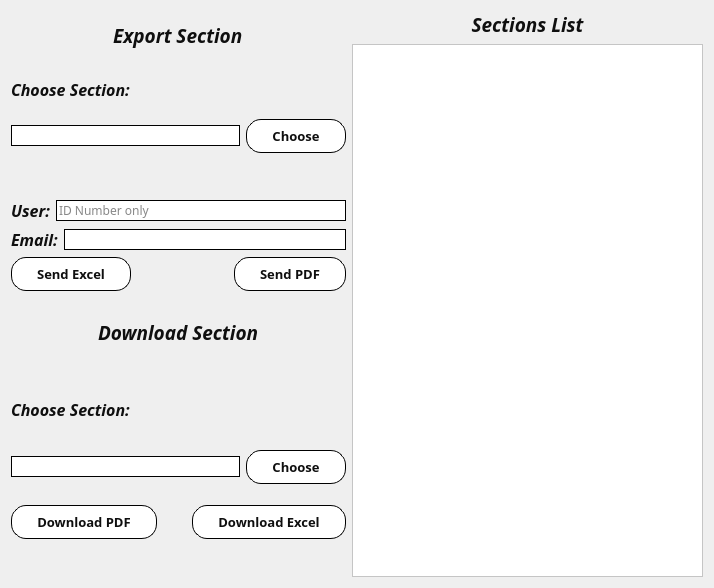
<?xml version="1.0" encoding="UTF-8"?>
<ui version="4.0">
 <class>Dialog</class>
 <widget class="QDialog" name="Dialog">
  <property name="geometry">
   <rect>
    <x>0</x>
    <y>0</y>
    <width>714</width>
    <height>588</height>
   </rect>
  </property>
  <property name="minimumSize">
   <size>
    <width>714</width>
    <height>588</height>
   </size>
  </property>
  <property name="maximumSize">
   <size>
    <width>972</width>
    <height>712</height>
   </size>
  </property>
  <property name="windowTitle">
   <string>Dialog</string>
  </property>
  <property name="styleSheet">
   <string notr="true">#Dialog{

	border-image: url(:/resources/tupc_bg.png);
}</string>
  </property>
  <layout class="QGridLayout" name="gridLayout">
   <item row="0" column="0">
    <layout class="QVBoxLayout" name="verticalLayout">
     <item alignment="Qt::AlignHCenter">
      <widget class="QLabel" name="label_57">
       <property name="font">
        <font>
         <family>Sitka Small Semibold</family>
         <pointsize>14</pointsize>
         <weight>75</weight>
         <italic>true</italic>
         <bold>true</bold>
        </font>
       </property>
       <property name="styleSheet">
        <string notr="true"> background-color: rgba(0, 0, 0, 0); /* Fully transparent */
color: rgb(15, 15, 15);
</string>
       </property>
       <property name="text">
        <string>Export Section</string>
       </property>
      </widget>
     </item>
     <item>
      <widget class="QLabel" name="label_6">
       <property name="font">
        <font>
         <family>Sitka Small Semibold</family>
         <pointsize>12</pointsize>
         <weight>75</weight>
         <italic>true</italic>
         <bold>true</bold>
        </font>
       </property>
       <property name="styleSheet">
        <string notr="true"> background-color: rgba(0, 0, 0, 0); /* Fully transparent */
color: rgb(15, 15, 15);
</string>
       </property>
       <property name="text">
        <string>Choose Section:</string>
       </property>
       <property name="buddy">
        <cstring>chosen_section_line</cstring>
       </property>
      </widget>
     </item>
     <item>
      <layout class="QHBoxLayout" name="horizontalLayout">
       <item>
        <widget class="QLineEdit" name="chosen_section_line">
         <property name="font">
          <font>
           <family>Sitka Small</family>
          </font>
         </property>
         <property name="styleSheet">
          <string notr="true">border: 1px solid #000000;  /* Black border */
color: rgb(15, 15, 15);
border-radius: 15px;        /* Curved edges */
background-color: rgb(255, 255, 255);

</string>
         </property>
        </widget>
       </item>
       <item>
        <widget class="QPushButton" name="choose_btn">
         <property name="font">
          <font>
           <family>Sitka Small Semibold</family>
           <pointsize>10</pointsize>
           <weight>75</weight>
           <bold>true</bold>
          </font>
         </property>
         <property name="styleSheet">
          <string notr="true"> QPushButton {
        border: none;
        background-color: #ffffff;  /* White background */
        color: rgb(15, 15, 15);             /* Text color for contrast */
        border-radius: 18px;        /* Curved edges */
		border: 1px solid #000000;  /* Black border */
        border-radius: 15px;        /* Curved edges */
        padding: 7px 25px;          /* Spacing for a balanced look */
    }
    QPushButton:hover {
        background-color: #f0f0f0;  /* Light gray hover effect */
    }
    QPushButton:pressed {
        background-color: #e0e0e0;  /* Darker press effect */
    }
</string>
         </property>
         <property name="text">
          <string>Choose</string>
         </property>
        </widget>
       </item>
      </layout>
     </item>
     <item>
      <spacer name="verticalSpacer_2">
       <property name="orientation">
        <enum>Qt::Vertical</enum>
       </property>
       <property name="sizeType">
        <enum>QSizePolicy::Fixed</enum>
       </property>
       <property name="sizeHint" stdset="0">
        <size>
         <width>20</width>
         <height>40</height>
        </size>
       </property>
      </spacer>
     </item>
     <item>
      <layout class="QHBoxLayout" name="horizontalLayout_2">
       <item>
        <widget class="QLabel" name="label_5">
         <property name="font">
          <font>
           <family>Sitka Small Semibold</family>
           <pointsize>12</pointsize>
           <weight>75</weight>
           <italic>true</italic>
           <bold>true</bold>
          </font>
         </property>
         <property name="styleSheet">
          <string notr="true"> background-color: rgba(0, 0, 0, 0); /* Fully transparent */
color: rgb(15, 15, 15);
</string>
         </property>
         <property name="text">
          <string>User:</string>
         </property>
         <property name="buddy">
          <cstring>user_id_line</cstring>
         </property>
        </widget>
       </item>
       <item>
        <widget class="QLineEdit" name="user_id_line">
         <property name="font">
          <font>
           <family>Sitka Small</family>
          </font>
         </property>
         <property name="styleSheet">
          <string notr="true">border: 1px solid #000000;  /* Black border */
color: rgb(15, 15, 15);
border-radius: 15px;        /* Curved edges */
background-color: rgb(255, 255, 255);

</string>
         </property>
         <property name="placeholderText">
          <string>ID Number only</string>
         </property>
        </widget>
       </item>
      </layout>
     </item>
     <item>
      <layout class="QHBoxLayout" name="horizontalLayout_3">
       <item>
        <widget class="QLabel" name="label_7">
         <property name="font">
          <font>
           <family>Sitka Small Semibold</family>
           <pointsize>12</pointsize>
           <weight>75</weight>
           <italic>true</italic>
           <bold>true</bold>
          </font>
         </property>
         <property name="styleSheet">
          <string notr="true"> background-color: rgba(0, 0, 0, 0); /* Fully transparent */
color: rgb(15, 15, 15);
</string>
         </property>
         <property name="text">
          <string>Email:</string>
         </property>
         <property name="buddy">
          <cstring>email_to_send_line</cstring>
         </property>
        </widget>
       </item>
       <item>
        <widget class="QLineEdit" name="email_to_send_line">
         <property name="font">
          <font>
           <family>Sitka Small</family>
          </font>
         </property>
         <property name="styleSheet">
          <string notr="true">border: 1px solid #000000;  /* Black border */
color: rgb(15, 15, 15);
border-radius: 15px;        /* Curved edges */
background-color: rgb(255, 255, 255);

</string>
         </property>
         <property name="placeholderText">
          <string/>
         </property>
        </widget>
       </item>
      </layout>
     </item>
     <item>
      <layout class="QHBoxLayout" name="horizontalLayout_6">
       <item alignment="Qt::AlignLeft">
        <widget class="QPushButton" name="send_btn_Excel">
         <property name="font">
          <font>
           <family>Sitka Small Semibold</family>
           <pointsize>10</pointsize>
           <weight>75</weight>
           <bold>true</bold>
          </font>
         </property>
         <property name="styleSheet">
          <string notr="true"> QPushButton {
        border: none;
        background-color: #ffffff;  /* White background */
        color: rgb(15, 15, 15);             /* Text color for contrast */
        border-radius: 18px;        /* Curved edges */
		border: 1px solid #000000;  /* Black border */
        border-radius: 15px;        /* Curved edges */
        padding: 7px 25px;          /* Spacing for a balanced look */
    }
    QPushButton:hover {
        background-color: #f0f0f0;  /* Light gray hover effect */
    }
    QPushButton:pressed {
        background-color: #e0e0e0;  /* Darker press effect */
    }
</string>
         </property>
         <property name="text">
          <string>Send Excel</string>
         </property>
        </widget>
       </item>
       <item alignment="Qt::AlignRight">
        <widget class="QPushButton" name="send_btn_PDF">
         <property name="font">
          <font>
           <family>Sitka Small Semibold</family>
           <pointsize>10</pointsize>
           <weight>75</weight>
           <bold>true</bold>
          </font>
         </property>
         <property name="styleSheet">
          <string notr="true"> QPushButton {
        border: none;
        background-color: #ffffff;  /* White background */
        color: rgb(15, 15, 15);             /* Text color for contrast */
        border-radius: 18px;        /* Curved edges */
		border: 1px solid #000000;  /* Black border */
        border-radius: 15px;        /* Curved edges */
        padding: 7px 25px;          /* Spacing for a balanced look */
    }
    QPushButton:hover {
        background-color: #f0f0f0;  /* Light gray hover effect */
    }
    QPushButton:pressed {
        background-color: #e0e0e0;  /* Darker press effect */
    }
</string>
         </property>
         <property name="text">
          <string>Send PDF</string>
         </property>
        </widget>
       </item>
      </layout>
     </item>
    </layout>
   </item>
   <item row="0" column="1" rowspan="2">
    <layout class="QVBoxLayout" name="verticalLayout_3">
     <item>
      <widget class="QLabel" name="label_56">
       <property name="font">
        <font>
         <family>Sitka Small Semibold</family>
         <pointsize>14</pointsize>
         <weight>75</weight>
         <italic>true</italic>
         <bold>true</bold>
        </font>
       </property>
       <property name="styleSheet">
        <string notr="true"> background-color: rgba(0, 0, 0, 0); /* Fully transparent */
color: rgb(15, 15, 15);
</string>
       </property>
       <property name="text">
        <string>Sections List</string>
       </property>
       <property name="alignment">
        <set>Qt::AlignCenter</set>
       </property>
      </widget>
     </item>
     <item>
      <widget class="QListWidget" name="section_list">
       <property name="minimumSize">
        <size>
         <width>351</width>
         <height>400</height>
        </size>
       </property>
       <property name="maximumSize">
        <size>
         <width>16777215</width>
         <height>16777215</height>
        </size>
       </property>
       <property name="font">
        <font>
         <family>Sitka Small</family>
         <weight>75</weight>
         <bold>true</bold>
        </font>
       </property>
       <property name="styleSheet">
        <string notr="true">background-color: rgb(255, 255, 255);
color: rgb(15, 15, 15);</string>
       </property>
      </widget>
     </item>
    </layout>
   </item>
   <item row="1" column="0">
    <layout class="QVBoxLayout" name="verticalLayout_2">
     <item alignment="Qt::AlignHCenter">
      <widget class="QLabel" name="label_58">
       <property name="font">
        <font>
         <family>Sitka Small Semibold</family>
         <pointsize>14</pointsize>
         <weight>75</weight>
         <italic>true</italic>
         <bold>true</bold>
        </font>
       </property>
       <property name="styleSheet">
        <string notr="true"> background-color: rgba(0, 0, 0, 0); /* Fully transparent */
color: rgb(15, 15, 15);
</string>
       </property>
       <property name="text">
        <string>Download Section</string>
       </property>
      </widget>
     </item>
     <item>
      <widget class="QLabel" name="label_8">
       <property name="font">
        <font>
         <family>Sitka Small Semibold</family>
         <pointsize>12</pointsize>
         <weight>75</weight>
         <italic>true</italic>
         <bold>true</bold>
        </font>
       </property>
       <property name="styleSheet">
        <string notr="true"> background-color: rgba(0, 0, 0, 0); /* Fully transparent */
color: rgb(15, 15, 15);
</string>
       </property>
       <property name="text">
        <string>Choose Section:</string>
       </property>
       <property name="buddy">
        <cstring>chosen_section_download</cstring>
       </property>
      </widget>
     </item>
     <item>
      <layout class="QHBoxLayout" name="horizontalLayout_4">
       <item>
        <widget class="QLineEdit" name="chosen_section_download">
         <property name="font">
          <font>
           <family>Sitka Small</family>
          </font>
         </property>
         <property name="styleSheet">
          <string notr="true">border: 1px solid #000000;  /* Black border */
color: rgb(15, 15, 15);
border-radius: 15px;        /* Curved edges */
background-color: rgb(255, 255, 255);

</string>
         </property>
        </widget>
       </item>
       <item>
        <widget class="QPushButton" name="choose_btn_download">
         <property name="font">
          <font>
           <family>Sitka Small Semibold</family>
           <pointsize>10</pointsize>
           <weight>75</weight>
           <bold>true</bold>
          </font>
         </property>
         <property name="styleSheet">
          <string notr="true"> QPushButton {
        border: none;
        background-color: #ffffff;  /* White background */
        color: rgb(15, 15, 15);             /* Text color for contrast */
        border-radius: 18px;        /* Curved edges */
		border: 1px solid #000000;  /* Black border */
        border-radius: 15px;        /* Curved edges */
        padding: 7px 25px;          /* Spacing for a balanced look */
    }
    QPushButton:hover {
        background-color: #f0f0f0;  /* Light gray hover effect */
    }
    QPushButton:pressed {
        background-color: #e0e0e0;  /* Darker press effect */
    }
</string>
         </property>
         <property name="text">
          <string>Choose</string>
         </property>
        </widget>
       </item>
      </layout>
     </item>
     <item>
      <spacer name="verticalSpacer_3">
       <property name="orientation">
        <enum>Qt::Vertical</enum>
       </property>
       <property name="sizeType">
        <enum>QSizePolicy::Fixed</enum>
       </property>
       <property name="sizeHint" stdset="0">
        <size>
         <width>20</width>
         <height>15</height>
        </size>
       </property>
      </spacer>
     </item>
     <item>
      <layout class="QHBoxLayout" name="horizontalLayout_5">
       <item alignment="Qt::AlignLeft">
        <widget class="QPushButton" name="download_btn_pdf">
         <property name="font">
          <font>
           <family>Sitka Small Semibold</family>
           <pointsize>10</pointsize>
           <weight>75</weight>
           <bold>true</bold>
          </font>
         </property>
         <property name="styleSheet">
          <string notr="true"> QPushButton {
        border: none;
        background-color: #ffffff;  /* White background */
        color: rgb(15, 15, 15);             /* Text color for contrast */
        border-radius: 18px;        /* Curved edges */
		border: 1px solid #000000;  /* Black border */
        border-radius: 15px;        /* Curved edges */
        padding: 7px 25px;          /* Spacing for a balanced look */
    }
    QPushButton:hover {
        background-color: #f0f0f0;  /* Light gray hover effect */
    }
    QPushButton:pressed {
        background-color: #e0e0e0;  /* Darker press effect */
    }
</string>
         </property>
         <property name="text">
          <string>Download PDF</string>
         </property>
        </widget>
       </item>
       <item alignment="Qt::AlignRight">
        <widget class="QPushButton" name="download_btn_excel">
         <property name="font">
          <font>
           <family>Sitka Small Semibold</family>
           <pointsize>10</pointsize>
           <weight>75</weight>
           <bold>true</bold>
          </font>
         </property>
         <property name="styleSheet">
          <string notr="true"> QPushButton {
        border: none;
        background-color: #ffffff;  /* White background */
        color: rgb(15, 15, 15);             /* Text color for contrast */
        border-radius: 18px;        /* Curved edges */
		border: 1px solid #000000;  /* Black border */
        border-radius: 15px;        /* Curved edges */
        padding: 7px 25px;          /* Spacing for a balanced look */
    }
    QPushButton:hover {
        background-color: #f0f0f0;  /* Light gray hover effect */
    }
    QPushButton:pressed {
        background-color: #e0e0e0;  /* Darker press effect */
    }
</string>
         </property>
         <property name="text">
          <string>Download Excel</string>
         </property>
        </widget>
       </item>
      </layout>
     </item>
     <item>
      <spacer name="verticalSpacer">
       <property name="orientation">
        <enum>Qt::Vertical</enum>
       </property>
       <property name="sizeType">
        <enum>QSizePolicy::Fixed</enum>
       </property>
       <property name="sizeHint" stdset="0">
        <size>
         <width>20</width>
         <height>38</height>
        </size>
       </property>
      </spacer>
     </item>
    </layout>
   </item>
  </layout>
 </widget>
 <resources>
  <include location="../resources/tupc_bg.qrc"/>
 </resources>
 <connections/>
</ui>
